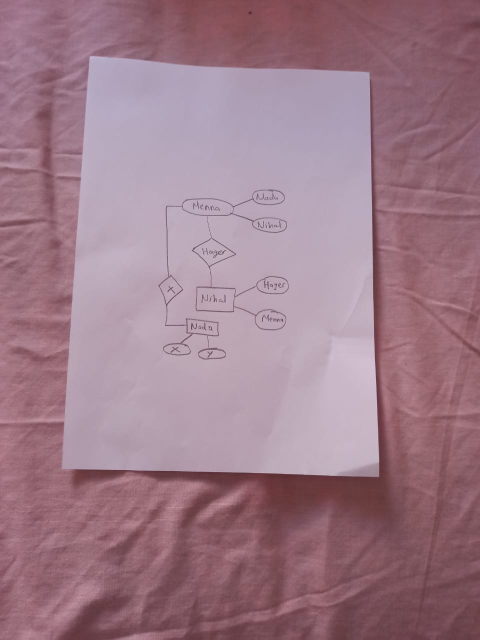
#> input picture src/ImageProcessing/input/10.jpeg, 960 x 1280 px (shown at 1/2 size)
$ python -i removeLines.py   (imports and definitions only)
#> lines starting #> are read from the running program, lines starting #| are printed output that depends on the picture
import numpy as np
import cv2
from math import sqrt
from scipy import stats

#remove lines function
def FloodFromCorners(im_th,debug=False):
    hImg, wImg = im_th.shape[:2]
    mask = np.zeros((hImg+2, wImg+2), np.uint8)
    im_floodfill = 255 - im_th
    ##################Flood fill corners#####
    cv2.floodFill(im_floodfill, mask, (3,3), 255)
    cv2.floodFill(im_floodfill, mask, (wImg-3,3), 255)
    cv2.floodFill(im_floodfill, mask, (3,hImg-3), 255)
    cv2.floodFill(im_floodfill, mask, (wImg-3,hImg-3), 255)
    # Invert floodfilled image
    im_floodfill_inv = cv2.bitwise_not(im_floodfill)
    if(debug):
        cv2.imwrite("debugOutput/Inverted_Floodfilled_Image.png", im_floodfill_inv)
        #cv2.imwrite("Floodfilled_Image.png", im_floodfill)
    return im_floodfill_inv

# [72 lines left out: functions removeOutliers, getClosedShapes, not called in this run]


#handling opened contours

# find center of gravity from the moments:
def scale_contours(contours, scale):
    """Shrinks or grows an array of contours by the given factor (float).
    Returns the resized array of contours"""
    if not len(contours):
        return []

    for idx,contour in enumerate(contours):
        moments = cv2.moments(contour)
        moments["m00"] = max(1,moments["m00"])
        midX = int(round(moments["m10"] / moments["m00"]))
        midY = int(round(moments["m01"] / moments["m00"]))
        mid = np.array([midX, midY])
        contours[idx] = contour - mid
        contours[idx] = (contours[idx] * scale).astype(np.int32)
        contours[idx] = contours[idx] + mid
    return contours

# [12 lines left out: function isOverlapped, not called in this run]

def isOverlapped_middle(c,imgContours):
    cXmin,cYmin,cXmax,cYmax = cv2.boundingRect(c)
    cXmax += cXmin
    cYmax += cYmin
    cXmid = (cXmin+cXmax)/2
    cYmid = (cYmin+cYmax)/2
    for imgContour in imgContours:
        Xmin,Ymin,Xmax,Ymax = cv2.boundingRect(imgContour)
        Xmax += Xmin
        Ymax += Ymin
        Xmid = (Xmin+Xmax)/2
        Ymid = (Ymin+Ymax)/2
        #overlapped and in middle of a contour
        if(cXmin > Xmin and cXmax < Xmax and cYmin >= Ymin and cYmax <= Ymax
            and abs(Xmid-cXmid) <= abs(Xmax-Xmin)/8
            #and ((Xmax-cXmid) >= 10 or (cXmid-Xmin) >= 10)
            and abs(Ymid-cYmid) <= 10
            ):
            ##print("hi",abs(cXmid-Xmax), abs(cXmid-Xmin) )
            return True
    return False


def getOpenedContours(img,closed_contours=[],debug = False):
    #remove closed contours from image by drawing on it with white colour
    closed_contours = scale_contours(closed_contours[:],1.2)
    cv2.drawContours(img,closed_contours,-1, 255,-1 )


    #remove word by removing contours inside the middle of other contours
    contours, _ = cv2.findContours(255 - img, cv2.RETR_EXTERNAL, cv2.CHAIN_APPROX_SIMPLE)

    img_all = np.ones(img.shape, np.uint8) * 255
    cv2.drawContours(img_all,contours,-1, 0,1 )

    img_parent = np.ones(img.shape, np.uint8) * 255
    parentContours =[ cnt for cnt in contours if not isOverlapped_middle(cnt,contours)]
    cv2.drawContours(img_parent,parentContours,-1, 0, -1 )


    img_parent = 255 - img_parent
    kernel = cv2.getStructuringElement(cv2.MORPH_RECT,(1,4))
    dilated = cv2.dilate(img_parent,kernel,iterations=2)
    kernel = cv2.getStructuringElement(cv2.MORPH_RECT,(4,1))
    dilated = cv2.dilate(dilated,kernel,iterations=2)


    #get child contours and draw hull
    img_inner_contour = np.ones(img.shape, np.uint8) * 255
    contours,heirarchy = cv2.findContours(dilated, cv2.RETR_TREE, cv2.CHAIN_APPROX_SIMPLE)

    #cv2.drawContours(img_inner_contour,contours,-1, 0, 1 )
    #contours = [cnt for cnt in contours if isOverlapped(cnt,contours) ]
    #contours = [cnt for cnt in contours if not isOverlapped_middle(cnt,contours) ]
    contours = [cnt for cnt,h in zip(contours,heirarchy[0]) if h[3] != -1]

    cv2.drawContours(img_inner_contour,contours,-1, 0, 1 )


    eroded = cv2.erode(img_inner_contour,kernel,iterations=1)
    flooded = FloodFromCorners(eroded)
    flooded = cv2.dilate(flooded,kernel,iterations=3)
    contours,_ = cv2.findContours(flooded, cv2.RETR_EXTERNAL, cv2.CHAIN_APPROX_SIMPLE)
    opened_contours = np.ones(img.shape, np.uint8) * 255
    contours = scale_contours(contours,1.1)

    cv2.drawContours(opened_contours,contours,-1, 0, 1 )
    if(debug):
        cv2.imwrite("debugOutput/1contoured_img.png",img_all)
        cv2.imwrite("debugOutput/2img_parent.png",img_parent)
        cv2.imwrite("debugOutput/3dilated.png",dilated)
        cv2.imwrite("debugOutput/4img_inner_contour.png",img_inner_contour)
        cv2.imwrite("debugOutput/5eroded.png",eroded)
        cv2.imwrite("debugOutput/6filled.png",flooded)
        cv2.imwrite("debugOutput/7opened_contours.png",opened_contours)
    return opened_contours,contours

# [25 lines left out: function getDerived, not called in this run]

>>> import cv2
>>> picture = cv2.imread('input/10.jpeg', cv2.IMREAD_GRAYSCALE)
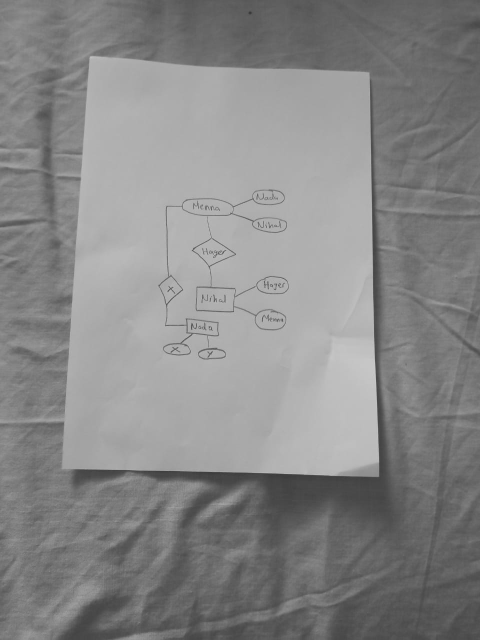
#> picture: shape (1280, 960) (shown at 1/2 size); min 51, max 204, mean 135.1
>>> result = getOpenedContours(picture)
#> in getOpenedContours, `contours, _ = cv2.findContours(255 - img, cv2.RETR_EXTERNAL, cv2.CHAIN..`: contours = [[[0, 0], [0, 1279], [959, 1279], [959, 0]]]
#> in getOpenedContours, `cv2.drawContours(img_all,contours,-1, 0,1 )`:
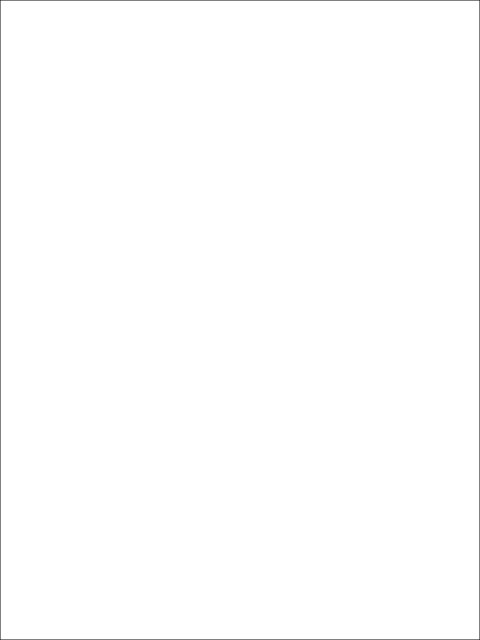
#> img_all: shape (1280, 960) (shown at 1/2 size); 99.6% white; black in thin lines or dots
#> the loop in isOverlapped_middle, `for imgContour in imgContours:` made 1 pass
#> (imgContour, Xmin, Ymin, Xmax, Ymax, Xmid, Ymid) on pass 1: ([[0, 0], [0, 1279], [959, 1279], [959, 0]], 0, 0, 960, 1280, 480, 640)
#> in getOpenedContours, `cv2.drawContours(img_parent,parentContours,-1, 0, -1 )`: img_parent: shape (1280, 960); every value is 0
#> in getOpenedContours, `img_parent = 255 - img_parent`: img_parent: shape (1280, 960); every value is 255
#> in getOpenedContours, `contours = [cnt for cnt,h in zip(contours,heirarchy[0]) if h[3] != -1]`: contours = []

$ run again, on src/ImageProcessing/input/5.jpeg
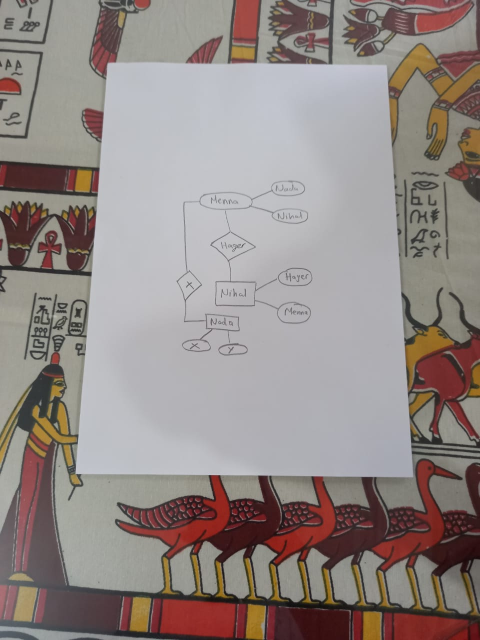
#> input picture src/ImageProcessing/input/5.jpeg, 960 x 1280 px (shown at 1/2 size)
#> `picture = cv2.imread('input/10.jpeg', cv2.IMREAD_GRAYSCALE)`:
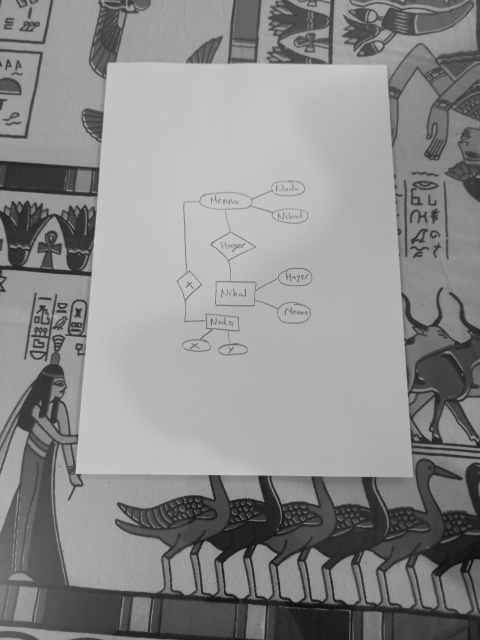
#> picture: shape (1280, 960) (shown at 1/2 size); min 10, max 224, mean 139.9
#> in getOpenedContours, `contours, _ = cv2.findContours(255 - img, cv2.RETR_EXTERNAL, cv2.CHAIN..`: contours = [[[0, 0], [0, 1279], [959, 1279], [959, 0]]]
#> img_all: shape (1280, 960); 99.6% white; black in thin lines or dots
#> the loop in isOverlapped_middle, `for imgContour in imgContours:` made 1 pass
#> (imgContour, Xmin, Ymin, Xmax, Ymax, Xmid, Ymid) on pass 1: ([[0, 0], [0, 1279], [959, 1279], [959, 0]], 0, 0, 960, 1280, 480, 640)
#> in getOpenedContours, `contours = [cnt for cnt,h in zip(contours,heirarchy[0]) if h[3] != -1]`: contours = []

$ run again, on src/ImageProcessing/input/9.jpeg
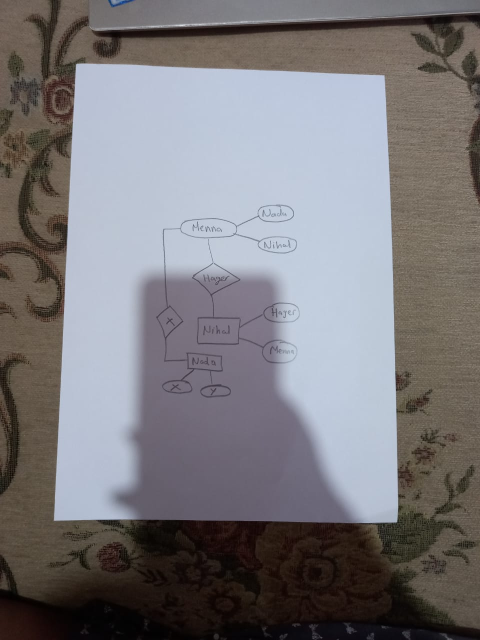
#> input picture src/ImageProcessing/input/9.jpeg, 960 x 1280 px (shown at 1/2 size)
#> `picture = cv2.imread('input/10.jpeg', cv2.IMREAD_GRAYSCALE)`:
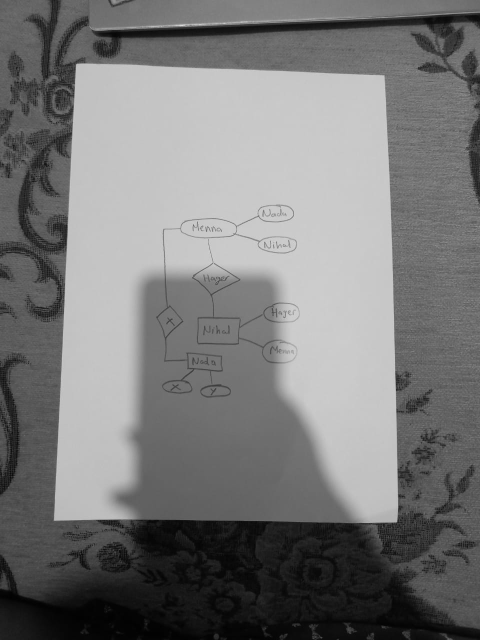
#> picture: shape (1280, 960) (shown at 1/2 size); min 0, max 234, mean 120.9
#> in getOpenedContours, `contours, _ = cv2.findContours(255 - img, cv2.RETR_EXTERNAL, cv2.CHAIN..`: contours = [[[0, 0], [0, 1279], [959, 1279], [959, 0]]]
#> img_all: shape (1280, 960); 99.6% white; black in thin lines or dots
#> the loop in isOverlapped_middle, `for imgContour in imgContours:` made 1 pass
#> (imgContour, Xmin, Ymin, Xmax, Ymax, Xmid, Ymid) on pass 1: ([[0, 0], [0, 1279], [959, 1279], [959, 0]], 0, 0, 960, 1280, 480, 640)
#> in getOpenedContours, `contours = [cnt for cnt,h in zip(contours,heirarchy[0]) if h[3] != -1]`: contours = []
